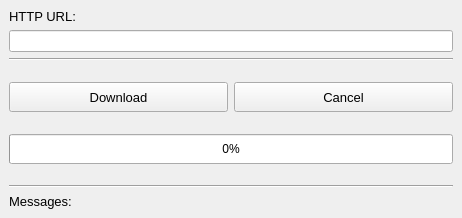
<?xml version="1.0" encoding="UTF-8"?>
<ui version="4.0">
 <class>MainWindow</class>
 <widget class="QMainWindow" name="MainWindow">
  <property name="geometry">
   <rect>
    <x>0</x>
    <y>0</y>
    <width>462</width>
    <height>218</height>
   </rect>
  </property>
  <property name="windowTitle">
   <string>Qt File Downloader v1.00</string>
  </property>
  <widget class="QWidget" name="centralwidget">
   <layout class="QGridLayout" name="gridLayout">
    <item row="4" column="1">
     <widget class="QPushButton" name="btnCancel">
      <property name="minimumSize">
       <size>
        <width>0</width>
        <height>30</height>
       </size>
      </property>
      <property name="font">
       <font>
        <family>Tahoma</family>
        <pointsize>10</pointsize>
       </font>
      </property>
      <property name="text">
       <string>Cancel</string>
      </property>
     </widget>
    </item>
    <item row="4" column="0">
     <widget class="QPushButton" name="btnDownload">
      <property name="minimumSize">
       <size>
        <width>0</width>
        <height>30</height>
       </size>
      </property>
      <property name="font">
       <font>
        <family>Tahoma</family>
        <pointsize>10</pointsize>
       </font>
      </property>
      <property name="text">
       <string>Download</string>
      </property>
     </widget>
    </item>
    <item row="0" column="0" colspan="2">
     <layout class="QVBoxLayout" name="verticalLayout">
      <item>
       <widget class="QLabel" name="lbUrl">
        <property name="font">
         <font>
          <family>Tahoma</family>
          <pointsize>10</pointsize>
         </font>
        </property>
        <property name="text">
         <string>HTTP URL:</string>
        </property>
       </widget>
      </item>
      <item>
       <widget class="QLineEdit" name="edURL"/>
      </item>
     </layout>
    </item>
    <item row="1" column="0" colspan="2">
     <widget class="Line" name="line">
      <property name="orientation">
       <enum>Qt::Horizontal</enum>
      </property>
     </widget>
    </item>
    <item row="7" column="0" colspan="2">
     <widget class="QProgressBar" name="progressBar">
      <property name="minimumSize">
       <size>
        <width>0</width>
        <height>30</height>
       </size>
      </property>
      <property name="value">
       <number>0</number>
      </property>
      <property name="textVisible">
       <bool>true</bool>
      </property>
     </widget>
    </item>
    <item row="10" column="0" colspan="2">
     <widget class="QLabel" name="lbInfo">
      <property name="font">
       <font>
        <family>Tahoma</family>
        <pointsize>10</pointsize>
       </font>
      </property>
      <property name="text">
       <string>Messages:</string>
      </property>
     </widget>
    </item>
    <item row="5" column="0" colspan="2">
     <spacer name="verticalSpacer_2">
      <property name="orientation">
       <enum>Qt::Vertical</enum>
      </property>
      <property name="sizeHint" stdset="0">
       <size>
        <width>20</width>
        <height>40</height>
       </size>
      </property>
     </spacer>
    </item>
    <item row="8" column="0" colspan="2">
     <spacer name="verticalSpacer_3">
      <property name="orientation">
       <enum>Qt::Vertical</enum>
      </property>
      <property name="sizeHint" stdset="0">
       <size>
        <width>20</width>
        <height>40</height>
       </size>
      </property>
     </spacer>
    </item>
    <item row="2" column="0" colspan="2">
     <spacer name="verticalSpacer">
      <property name="orientation">
       <enum>Qt::Vertical</enum>
      </property>
      <property name="sizeHint" stdset="0">
       <size>
        <width>20</width>
        <height>40</height>
       </size>
      </property>
     </spacer>
    </item>
    <item row="9" column="0" colspan="2">
     <widget class="Line" name="line_2">
      <property name="orientation">
       <enum>Qt::Horizontal</enum>
      </property>
     </widget>
    </item>
   </layout>
  </widget>
 </widget>
 <resources/>
 <connections/>
</ui>
